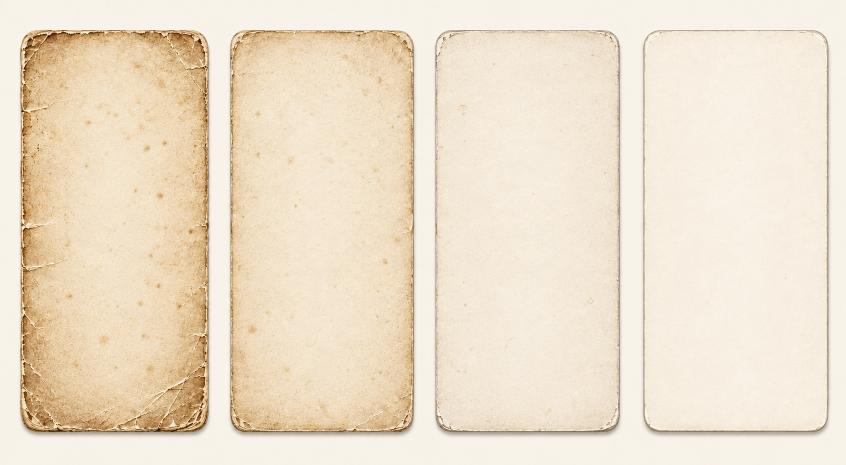
#> input picture assets/card-ageing-mockup.png, 1692 x 930 px, found by its file name (shown at 1/2 size)
$ python crop-card-stock.py
#> lines starting #> are read from the running program, lines starting #| are printed output that depends on the picture
from pathlib import Path
from PIL import Image
image=Image.open('assets/card-ageing-mockup.png').convert('RGBA')
out=Path('assets/card-stock'); out.mkdir(exist_ok=True)
# Four card surfaces, left to right: 70s, 80s, 90s, 00s.
for name,box in {'1970s':(42,60,418,861),'1980s':(457,60,833,861),'1990s':(872,60,1248,861),'2000s':(1287,60,1663,861)}.items():
 image.crop(box).save(out/f'{name}.png',optimize=True)
#> this loop made 4 passes
#> pass 1, `image.crop(box).save(out/f'{name}.png',optimize=True)`:
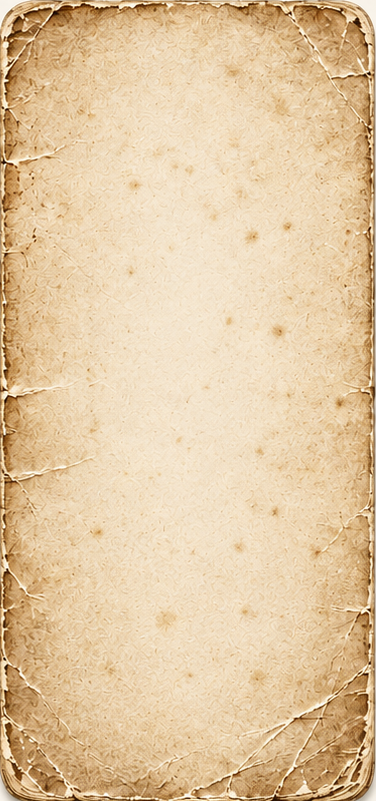
#> saved as 1970s.png: PIL image 376x801 RGBA; mean R, G, B, A 226.2, 199.5, 162, 255
#> pass 2, `image.crop(box).save(out/f'{name}.png',optimize=True)`:
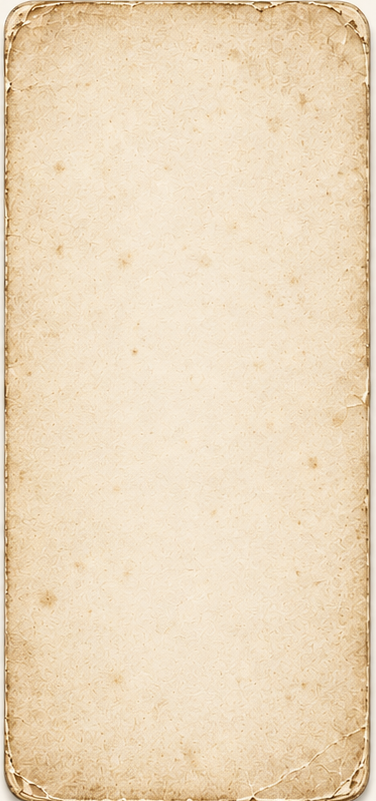
#> saved as 1980s.png: PIL image 376x801 RGBA; mean R, G, B, A 235.8, 216.4, 187.7, 255

$ run again, with assets/paper-card-1980s.png copied over assets/card-ageing-mockup.png
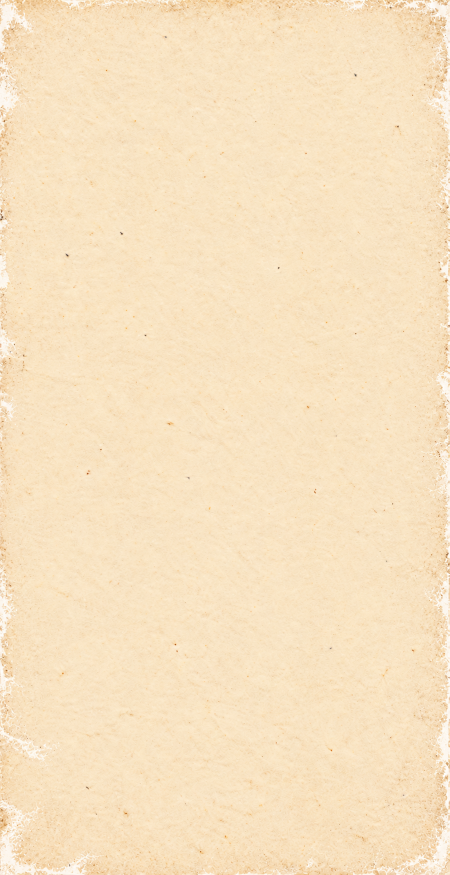
#> input picture assets/paper-card-1980s.png, 899 x 1750 px, found by its file name (shown at 1/2 size)
#> the loop `for name,box in {'1970s':(42,60,418,861),'1980s':(457,60,833,861),'199..` made 4 passes
#> pass 1, `image.crop(box).save(out/f'{name}.png',optimize=True)`:
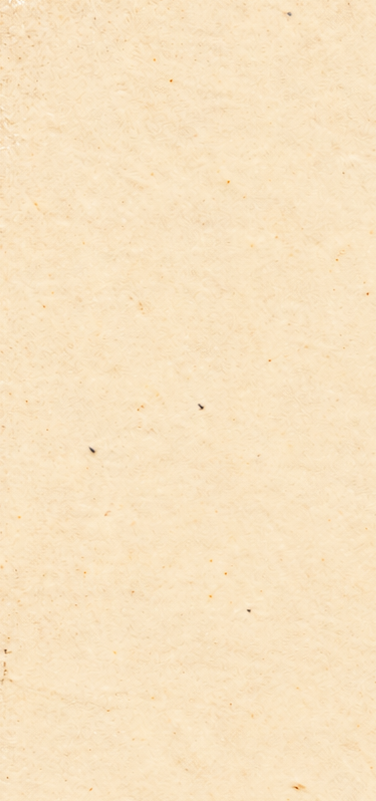
#> saved as 1970s.png: PIL image 376x801 RGBA; mean R, G, B, A 248.1, 227, 193.5, 255
#> pass 2, `image.crop(box).save(out/f'{name}.png',optimize=True)`:
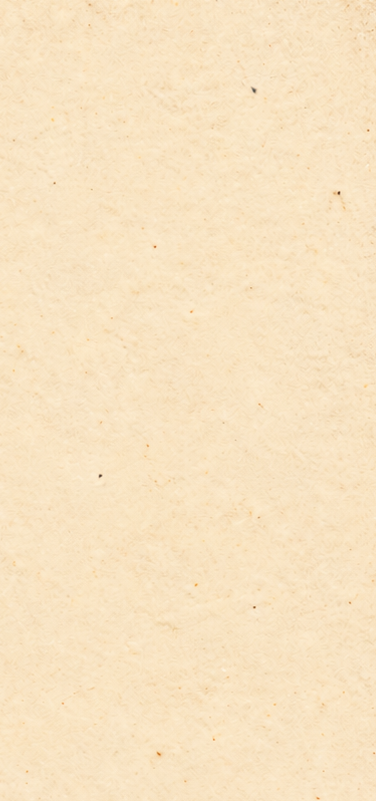
#> saved as 1980s.png: PIL image 376x801 RGBA; mean R, G, B, A 248, 227.1, 194, 255
